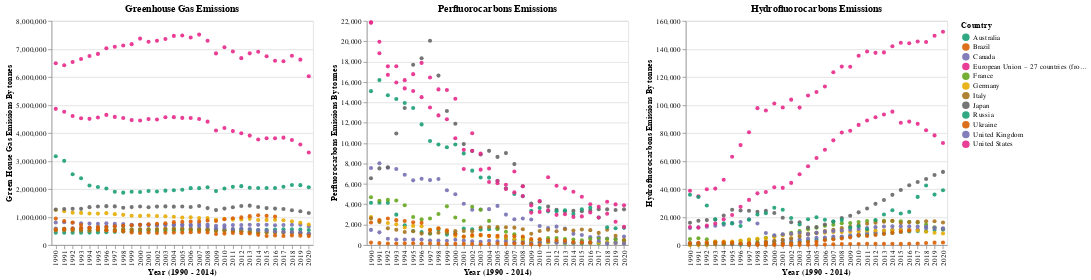

Here is the notebook cell this chart was saved with:
### Code cell
import altair as alt

input_dropdown = alt.binding_select(
    options=[
        'None',
        'United States',
        'European Union – 27 countries (from 01/02/2020)',
        'Russia',
        'Japan',
        'Germany',
        'Ukraine',
        'United Kingdom',
        'Canada',
        'Brazil',
        'France',
        'Italy',
        'Australia',
    ],
    name='Source'
)
brush = alt.selection_interval(encodings=['x'])
selection = alt.selection_point(fields=['Country'], bind=input_dropdown)
color_scale = alt.Scale(scheme='dark2')
opacity_rule = alt.condition(
    selection,
    alt.value(.9),
    alt.value(0.05)
)

data_greenhouse = data_line[data_line['Pollutant'] == 'Greenhouse gases']
data_perfluorocarbons = data_line[data_line['Pollutant'] == 'Perfluorocarbons']
data_hydrofluorocarbons = data_line[data_line['Pollutant'] == 'Hydrofluorocarbons']

base = alt.Chart(data_greenhouse).mark_circle().encode(
    x=alt.X("Year:O", title="Year (1990 - 2014)"),
    y=alt.Y("Value:Q", title='Green House Gas Emissions By tonnes'),
    color=alt.condition(selection & brush, 'Country:N', alt.value('gray'), scale=color_scale),
    opacity=opacity_rule,
    tooltip='Value'
).add_selection(
    brush, selection
).properties(width=350, title='Greenhouse Gas Emissions')

base1 = alt.Chart(data_perfluorocarbons).mark_circle().encode(
    x=alt.X("Year:O", title="Year (1990 - 2014)"),
    y=alt.Y("Value:Q", title='Perfluorocarbons Emissions By tonnes'),
    color=alt.condition(selection & brush, 'Country:N', alt.value('gray'), scale=color_scale),
    opacity=opacity_rule,
    tooltip='Value'
).add_selection(
    brush, selection
).properties(width=350, title='Perfluorocarbons Emissions')

base2 = alt.Chart(data_hydrofluorocarbons).mark_circle().encode(
    x=alt.X("Year:O", title="Year (1990 - 2014)"),
    y=alt.Y("Value:Q", title='Hydrofluorocarbons Emissions By tonnes'),
    color=alt.condition(selection & brush, 'Country:N', alt.value('gray'), scale=color_scale),
    opacity=opacity_rule,
    tooltip='Value'
).add_selection(
    brush, selection
).properties(width=350, title='Hydrofluorocarbons Emissions')

(base | base1 | base2).resolve_scale(y='independent')

### Figure 1 — Vega-Lite specification as saved in the notebook (floating-point values rounded to 4 significant figures; data arrays with more than 128 entries replaced by an {"elided": "..."} marker saying what was removed)
{"config": {"view": {"continuousWidth": 300, "continuousHeight": 300}}, "hconcat": [{"data": {"name": "data-841f0b7eca4c880044bf5b1f083d3837"}, "mark": {"type": "circle"}, "encoding": {"color": {"condition": {"test": {"and": [{"param": "param_2"}, {"param": "param_1"}]}, "field": "Country", "type": "nominal", "scale": {"scheme": "dark2"}}, "value": "gray"}, "opacity": {"condition": {"param": "param_2", "value": 0.9}, "value": 0.05}, "tooltip": {"field": "Value", "type": "quantitative"}, "x": {"field": "Year", "title": "Year (1990 - 2014)", "type": "ordinal"}, "y": {"field": "Value", "title": "Green House Gas Emissions By tonnes", "type": "quantitative"}}, "name": "view_1", "title": "Greenhouse Gas Emissions", "width": 350}, {"data": {"name": "data-f6a89e1c0ddfcf9baf38219a00ae7417"}, "mark": {"type": "circle"}, "encoding": {"color": {"condition": {"test": {"and": [{"param": "param_2"}, {"param": "param_1"}]}, "field": "Country", "type": "nominal", "scale": {"scheme": "dark2"}}, "value": "gray"}, "opacity": {"condition": {"param": "param_2", "value": 0.9}, "value": 0.05}, "tooltip": {"field": "Value", "type": "quantitative"}, "x": {"field": "Year", "title": "Year (1990 - 2014)", "type": "ordinal"}, "y": {"field": "Value", "title": "Perfluorocarbons Emissions By tonnes", "type": "quantitative"}}, "name": "view_2", "title": "Perfluorocarbons Emissions", "width": 350}, {"data": {"name": "data-2f5783f4fa9cb8288fe368ff3d3bf289"}, "mark": {"type": "circle"}, "encoding": {"color": {"condition": {"test": {"and": [{"param": "param_2"}, {"param": "param_1"}]}, "field": "Country", "type": "nominal", "scale": {"scheme": "dark2"}}, "value": "gray"}, "opacity": {"condition": {"param": "param_2", "value": 0.9}, "value": 0.05}, "tooltip": {"field": "Value", "type": "quantitative"}, "x": {"field": "Year", "title": "Year (1990 - 2014)", "type": "ordinal"}, "y": {"field": "Value", "title": "Hydrofluorocarbons Emissions By tonnes", "type": "quantitative"}}, "name": "view_3", "title": "Hydrofluorocarbons Emissions", "width": 350}], "params": [{"name": "param_1", "select": {"type": "interval", "encodings": ["x"]}, "views": ["view_1", "view_2", "view_3"]}, {"name": "param_2", "select": {"type": "point", "fields": ["Country"]}, "bind": {"input": "select", "options": ["None", "United States", "European Union – 27 countries (from 01/02/2020)", "Russia", "Japan", "Germany", "Ukraine", "United Kingdom", "Canada", "Brazil", "France", "Italy", "Australia"], "name": "Source"}, "views": ["view_1", "view_2", "view_3"]}], "resolve": {"scale": {"y": "independent"}}, "$schema": "https://vega.github.io/schema/vega-lite/v5.16.3.json", "datasets": {"data-841f0b7eca4c880044bf5b1f083d3837": {"elided": "368 records"}, "data-f6a89e1c0ddfcf9baf38219a00ae7417": {"elided": "358 records"}, "data-2f5783f4fa9cb8288fe368ff3d3bf289": {"elided": "359 records"}}}
